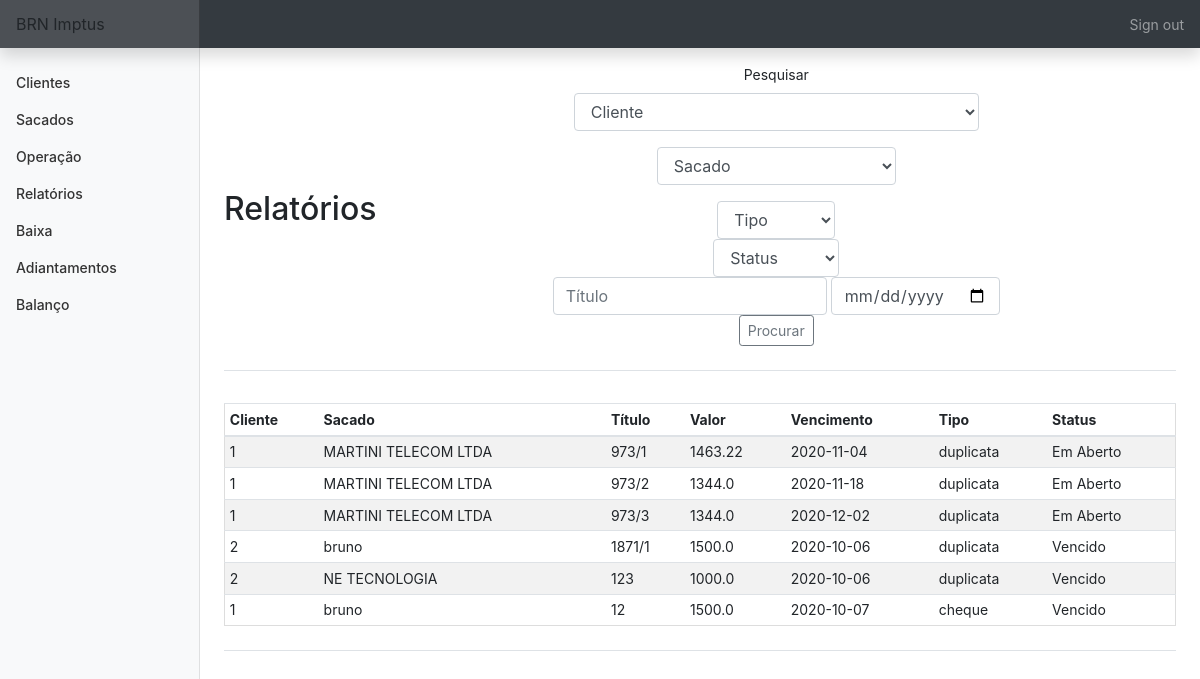
Page /relatorios (signed in) on the committed database.
### tables this page shows
CREATE TABLE titulo (
    cliente_id INTEGER,
    sacado_id INTEGER,
    bordero INTEGER,
    titulo TEXT,
    vencimento DATE,
    valor FLOAT, 
    dt_negoc DATE,
    tipo TEXT,
    status TEXT,
    dt_baixa DATE, nm_sac TEXT,
    FOREIGN KEY (cliente_id) REFERENCES clientes(id),
    FOREIGN KEY (sacado_id) REFERENCES sacados(id));

### app.py (the view, shortened to what this page needs)
@app.route('/relatorios', methods=['GET', 'POST'])
@login_required
def relatorios():
    con = sqlite3.connect('brn.db')
    con.row_factory = sqlite3.Row
    cur = con.cursor()
    cliente = cur.execute('SELECT nome FROM clientes')
    cliente = cur.fetchall()
    sacado = cur.execute('SELECT nome FROM sacados')
    sacado = cur.fetchall()
    tit = cur.execute('SELECT * FROM titulo')
    tit = cur.fetchall()
    if request.method == "GET":
        return render_template('/relatorios.html', cliente=cliente, sacado=sacado, titulo=tit)

### app.py (called while the page is built)
@app.after_request
def after_request(response):
    response.headers["Cache-Control"] = "no-cache, no-store, must-revalidate"
    response.headers["Expires"] = 0
    response.headers["Pragma"] = "no-cache"
    return response

### helper.py (called while the page is built)
def login_required(f):
    @wraps(f)
    def decorated_function(*args, **kwargs):
        if session.get("user_id") is None:
            return redirect("/login")
        return f(*args, **kwargs)
    return decorated_function

### templates/relatorios.html (shortened to what this page needs)
{% extends "layout.html" %}
{% block main %}
    <div class='d-flex justify-content-between flex-warp flex-md-nowrap align-items-center pt-3 pb-2 mb-3 border-bottom'>
        <h1 class='h2'>Relatórios</h1>
            <form action='relatorios' method='POST'>
                <div class='form-group'>
                    <label for=''>Pesquisar</label>
                    <div class="form-group">
                        <select class="form-control" name="cliente">
                            <option disabled selected value>Cliente</option>
                        </select>
                    </div>
                    <div class="form-group">
                        <select class="form-control" name="sacado">
                            <option disabled selected value>Sacado</option>
                        </select>
                    </div>
                    <div class='form-goup'>
                        <select class='form-control' name='tipo'>
                            <option select value>Tipo</option>
                        </select>
                    </div>
                    <div class='form-goup'>
                        <select class='form-control' name='status'>
                            <option select value>Status</option>
                        </select>
                    </div>
                    <div class='form-goup'>
                        <input name='titulo' autofocus class='form-control' placeholder='Título' type='text'>
                        <input name='vencimento' autofocus class='form-control' placeholder='Vencimento' type='date'>
                    </div>
                    <button type='submit' class='btn btn-sm btn-outline-secondary'>Procurar</button>
                </div>
            </form>
    </div>
    <div class='d-flex justify-content-between flex-warp flex-md-nowrap align-items-center pt-3 pb-2 mb-3 border-bottom'>
        <div class='table-responsive'>
            <table class='table table-striped table-sm'>
                <thead>
                    <tr>
                        <th>Cliente</th>
                        <th>Sacado</th>
                        <th>Título</th>
                        <th>Valor</th>
                        <th>Vencimento</th>
                        <th>Tipo</th>
                        <th>Status</th>
                    </tr>
                </thead>
                <tbody>
                    {% for row in titulo %}
                        <tr>
                            <td>{{ row['cliente_id'] }}</td>
                            <td>{{ row['nm_sac'] }}</td>
                            <td>{{ row['titulo'] }}</td>
                            <td>{{ row['valor'] }}</td>
                            <td>{{ row['vencimento'] }}</td>
                            <td>{{ row['tipo'] }}</td>
                            <td>{{ row['status'] }}</td>
                        </tr>
                    {% endfor %}
                </tbody>
            </table>
        </div>
    </div>
{% endblock %}

### templates/layout.html (shortened to what this page needs)
<!DOCTYPE html>
    <html lang="pt-br">
        <head>
            <link rel="stylesheet" href="https://stackpath.bootstrapcdn.com/bootstrap/4.5.2/css/bootstrap.min.css">
            <link href="https://maxcdn.bootstrapcdn.com/bootstrap/4.1.3/css/bootstrap.min.css" rel="stylesheet">
            <link href="/static/styles.css" rel="stylesheet">
        </head>
        <body>
            <nav class='navbar navbar-dark sticky-top bg-dark felx-md-nowrap p-0 shadow'>
                <a class='navbar-brand col-md-3 col-lg-2 mr-0 px-3'>BRN Imptus</a>
                {% if session.user_id %}
                <ul class='navbar-nav px-3'>
                    <li class='nav-item text-nowrap'>
                        <a class='nav-link' href='/logout'>Sign out</a>
                    </li>
                </ul>
                {% endif %}
            </nav>
            <div class='container-fluid'>
                <div class='row'>
                    {% if session.user_id %}
                    <nav id='sidebarMenu' class='col-md-2 col-lg-2 d-md-block bg-light sidebar collapse'>
                        <div class='sidebar-sticky pt-3'>
                            <ul class='nav flex-column'>
                                <li class='nav-item'><a class='nav-link' href='/clientes'>Clientes</a></li>
                                <li class='nav-item'><a class='nav-link' href='/sacados'>Sacados</a></li>
                                <li class='nav-item'><a class='nav-link' href='/operacao'>Operação</a></li>
                                <li class='nav-item'><a class='nav-link' href='/relatorios'>Relatórios</a></li>
                                <li class='nav-item'><a class='nav-link' href='/baixa'>Baixa</a></li>
                                <li class='nav-item'><a class='nav-link' href='/adiantamentos'>Adiantamentos</a></li>
                                <li class='nav-item'><a class='nav-link' href='/balanço'>Balanço</a></li>
                            </ul>
                        </div>
                    </nav>
                    {% endif %}
                </div>
            </div>
            <main role='main' class='col-md-9 ml-sm-auto col-lg-10 px-md-4'>
                {% block main %}
                {% endblock %}
            </main>
        </body>
    </html>

### static/styles.css (style rules this page uses)
main .form-control { display: inline-block; width: auto; }
main { overflow-x: auto; text-align: center; }
main table { text-align: left; border-collapse: collapse; border-spacing: 0; width: 100%; border: 1px solid #ddd; }
main table td, th { text-align: left; padding: 16px; }
body { font-size: .875rem; height:100%; }
.sidebar { position: fixed; top: 0; bottom: 0; left: 0; z-index: 100; padding: 48px 0 0; box-shadow: inset -1px 0 0 rgba(0, 0, 0, .1); }
.sidebar-sticky { position: relative; top: 0; height: calc(100vh - 48px); padding-top: .5rem; overflow-x: hidden; overflow-y: auto; }
.sidebar .nav-link { font-weight: 500; color: #333; }
.navbar-brand { padding-top: .75rem; padding-bottom: .75rem; font-size: 1rem; background-color: rgba(201, 195, 195, 0.158); box-shadow: inset -1px 0 0 rgba(0, 0, 0, .25); }

### rows in the picture
titulo: cliente_id "1", nm_sac "MARTINI TELECOM LTDA", titulo "973/1", valor "1463.22", vencimento "2020-11-04", tipo "duplicata", status "Em Aberto"
titulo: cliente_id "1", nm_sac "MARTINI TELECOM LTDA", titulo "973/2", valor "1344.0", vencimento "2020-11-18", tipo "duplicata", status "Em Aberto"
titulo: cliente_id "1", nm_sac "MARTINI TELECOM LTDA", titulo "973/3", valor "1344.0", vencimento "2020-12-02", tipo "duplicata", status "Em Aberto"
titulo: cliente_id "2", nm_sac "bruno", titulo "1871/1", valor "1500.0", vencimento "2020-10-06", tipo "duplicata", status "Vencido"
titulo: cliente_id "2", nm_sac "NE TECNOLOGIA", titulo "123", valor "1000.0", vencimento "2020-10-06", tipo "duplicata", status "Vencido"
titulo: cliente_id "1", nm_sac "bruno", titulo "12", valor "1500.0", vencimento "2020-10-07", tipo "cheque", status "Vencido"
